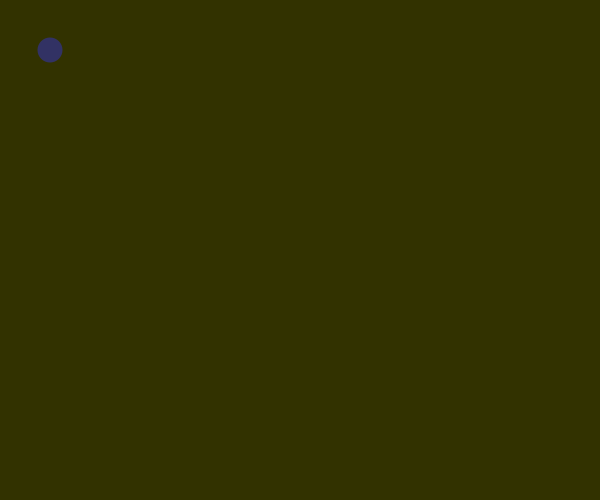
Frame 1 (no input)
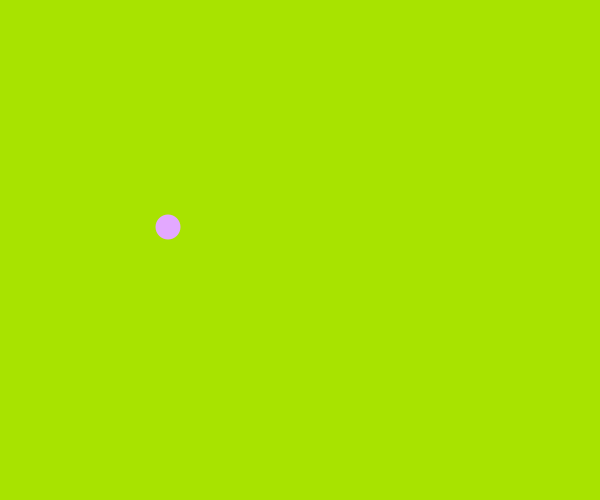
Frame 60 (the mouse pressed at the canvas centre just before this capture)
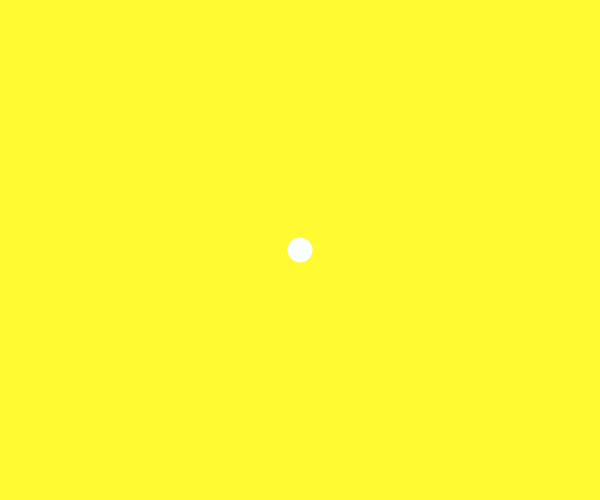
Frame 120 (the mouse held since frame 60 and released just before this capture)

The Processing sketch that drew these frames (run headless with seeded random() and noise(); from frame 60 on, the mouse is pressed at the canvas centre):

// Processing sketch: processing_103344
// ── processing_103344.pde

void setup(){
  size(600,500);  
  background(0);
  frameRate(60);
}

int dx = 2;
int dy = 3;

int x = 50;
int y = 50;

void draw(){
  background(x,y,x-y);
    fill(y,x,2*x);
    noStroke();
    ellipse(x,y,25,25);
    
    x = x + dx;    //x is changing shown by moving the circle right
    y = y + dy;    //y is changing shown by moving the down
    
    if ( x< 0 || x > 475){    //x will "hit" a boundry and then its direction will reverse from right to left or vice versa
       dx = -1 * dx;         
    }
    
    if ( y < 0 || y > 475){   //y will hit a boundry and then its direction will reverse from down to up or vice versa
       dy = -1 * dy;  
    }
    if (mousePressed == true) {  //if mouse is pressed then the ball will move locations and the previous path will be deleted
      x = mouseX;
      y = mouseY;
    }
    if (keyPressed == true) {  //
      x = -1 * x;
      
      x = x + dx;
    }
}
